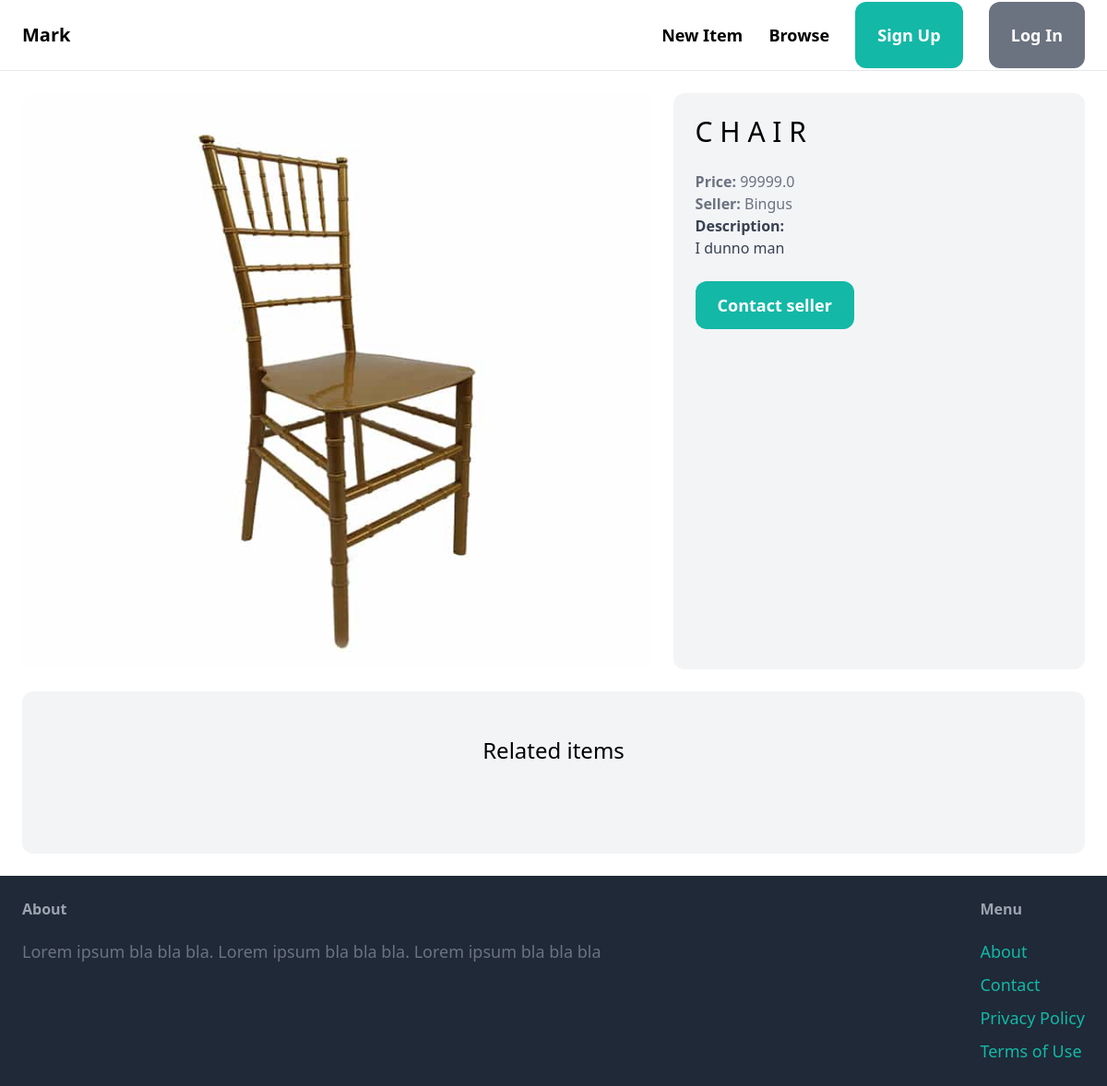
The page /items/4/ on the database as committed earlier.
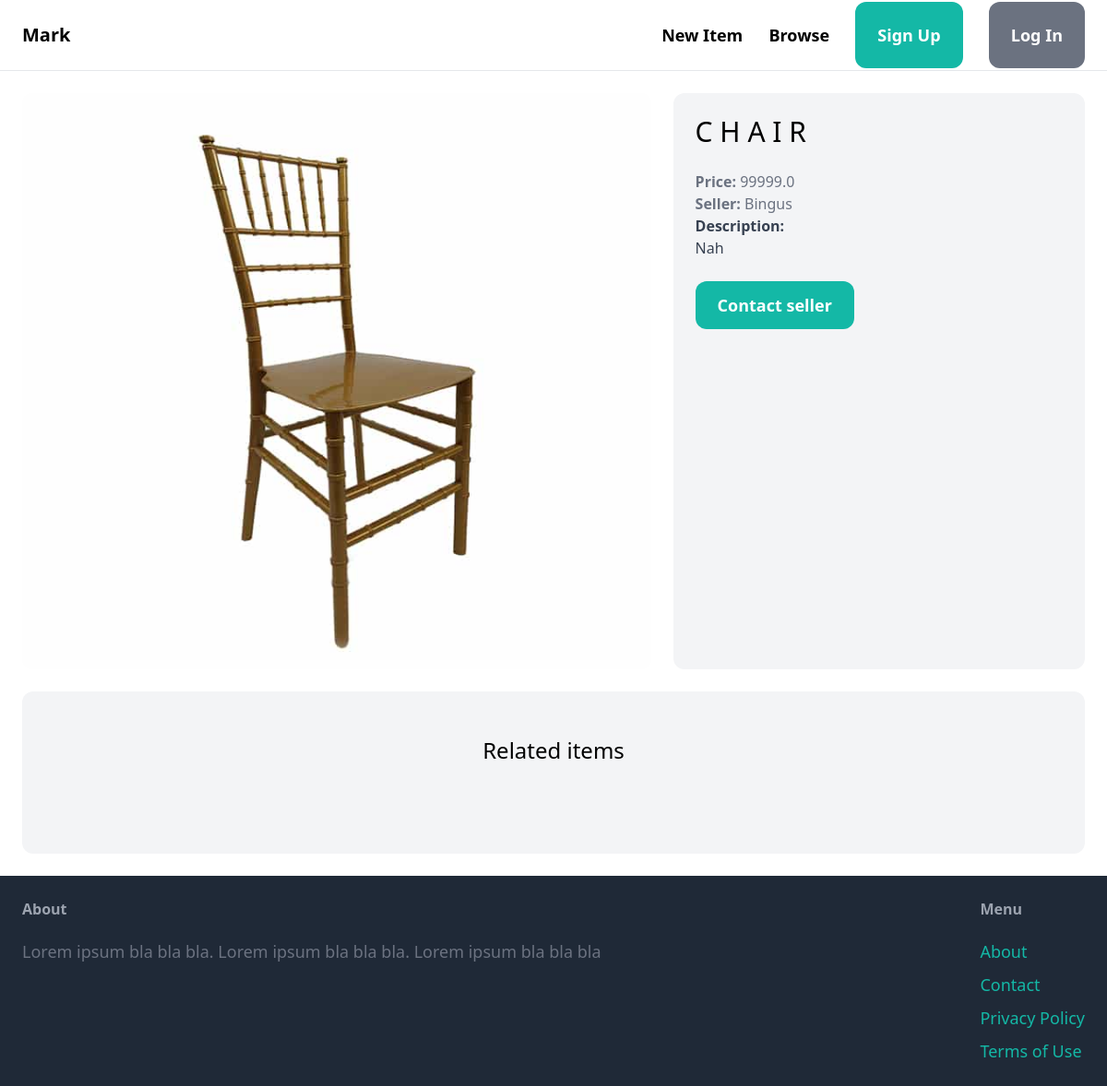
The same page on the database as committed later.
### item/models.py (models this page shows, shortened)
class Item(models.Model):
    category = models.ForeignKey(Category,related_name='items',on_delete=models.CASCADE)
    name=models.CharField(max_length=255)
    description = models.TextField(blank=True, null=True)
    price = models.FloatField()
    image = models.ImageField(upload_to='item_images',blank=True,null=True)
    is_sold=models.BooleanField(default=False)
    created_by =models.ForeignKey(User, related_name='items',on_delete=models.CASCADE)
    created_at=models.DateTimeField(auto_now_add=True)

### item/views.py (the view)
# urls.py: path('<int:pk>/',views.detail,name='detail'),
def detail(request, pk):
    item = get_object_or_404(Item,pk=pk)
    related_items = Item.objects.filter(category=item.category,is_sold=False).exclude(pk=pk)[0:3]
    return render(request,'item/detail.html',{
        'item':item,
        'related_items':related_items
    })

### item/templates/item/detail.html (shortened to what this page needs)
{% extends 'core/base.html' %}
{% block content %}
<div class="grid grid-cols-5 gap-6">
    <div class="col-span-3">
        <img src="{{ item.image.url }}" class="rounded-xl">
    </div>
    <div class="col-span-2 p-6 bg-gray-100 rounded-xl">
        <h1 class="mb-6 text-3xl">{{ item.name }}</h1>
        <p class="text-gray-500"><strong>Price: </strong>{{ item.price }}</p>
        <p class="text-gray-500"><strong>Seller: </strong>{{ item.created_by.username }}</p>
        {% if item.description %}
            <p class="text-gray-700">
                <strong class="text=gray-500">Description: </strong><br>
                {{ item.description }}
            </p>
        {% endif %}
        {% if request.user == item.created_by %}
            <div class="mt-6 p-6 bg-white rounded-xl">
                <p>This is your item</p>
                <a href="{% url 'item:edit' item.id %}" class="inline-block mt-6 px-6 py-3 text-lg font-semibold bg-teal-500 text-white rounded-xl">Edit</a>
                <a href="{% url 'item:delete' item.id %}" class="inline-block mt-6 px-6 py-3 text-lg font-semibold bg-red-500 text-white rounded-xl">Delete</a>
            </div>
        {% else %}
            <a href="{% url 'conversation:new' item.id %}" class="inline-block mt-6 px-6 py-3 text-lg font-semibold bg-teal-500 text-white rounded-xl hover:bg-teal-700">Contact seller</a>
        {% endif %}
        </div>
</div>
<div class="mt-6 px-6 py-12 bg-gray-100 rounded-xl">
    <h2 class="mb-12 text-2xl text-center">Related items</h2>
</div>
{% endblock %}

Rows that differ between the two databases and show on the page:
changed Item "Bingus": description "I dunno man" → "Nah"
